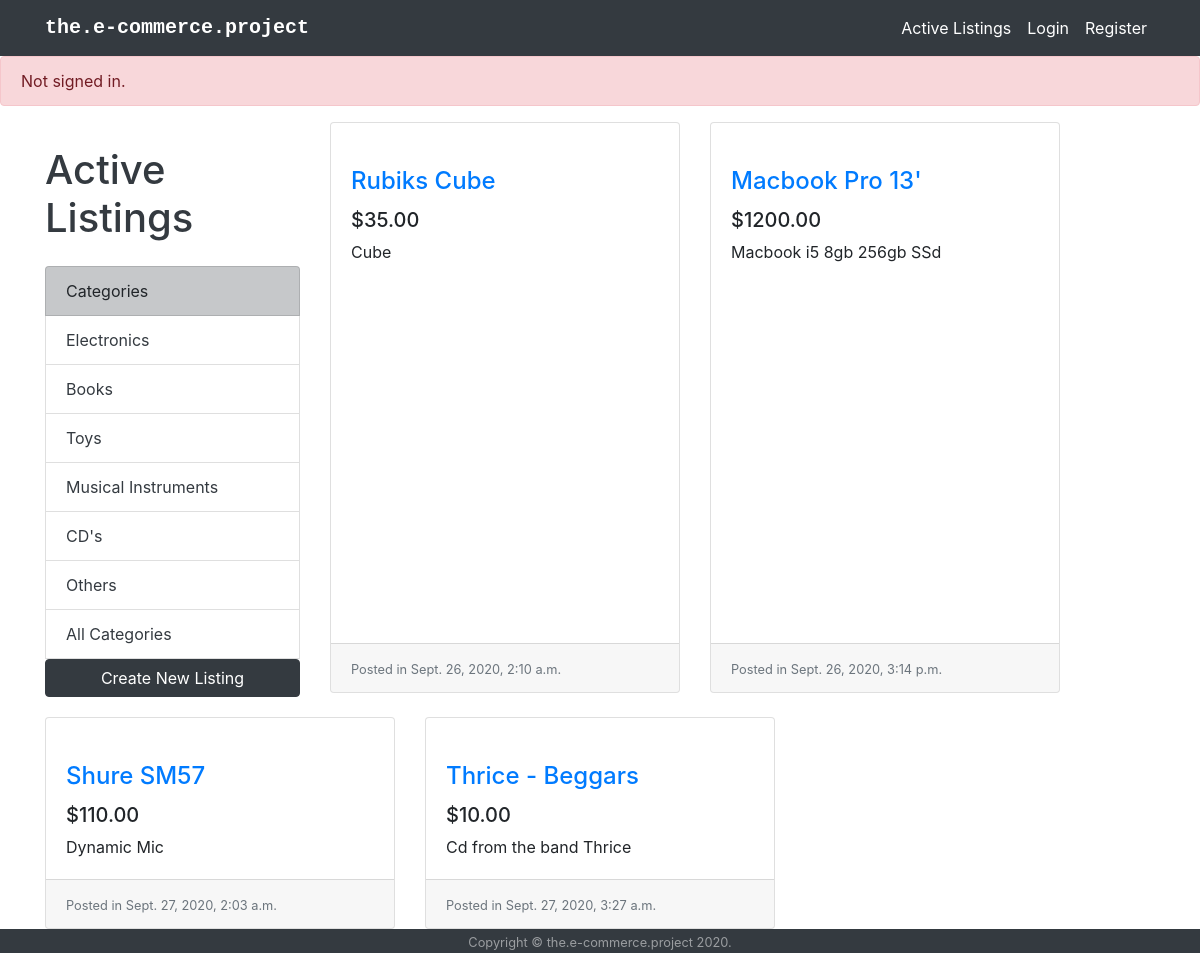
The app's page /, older data.
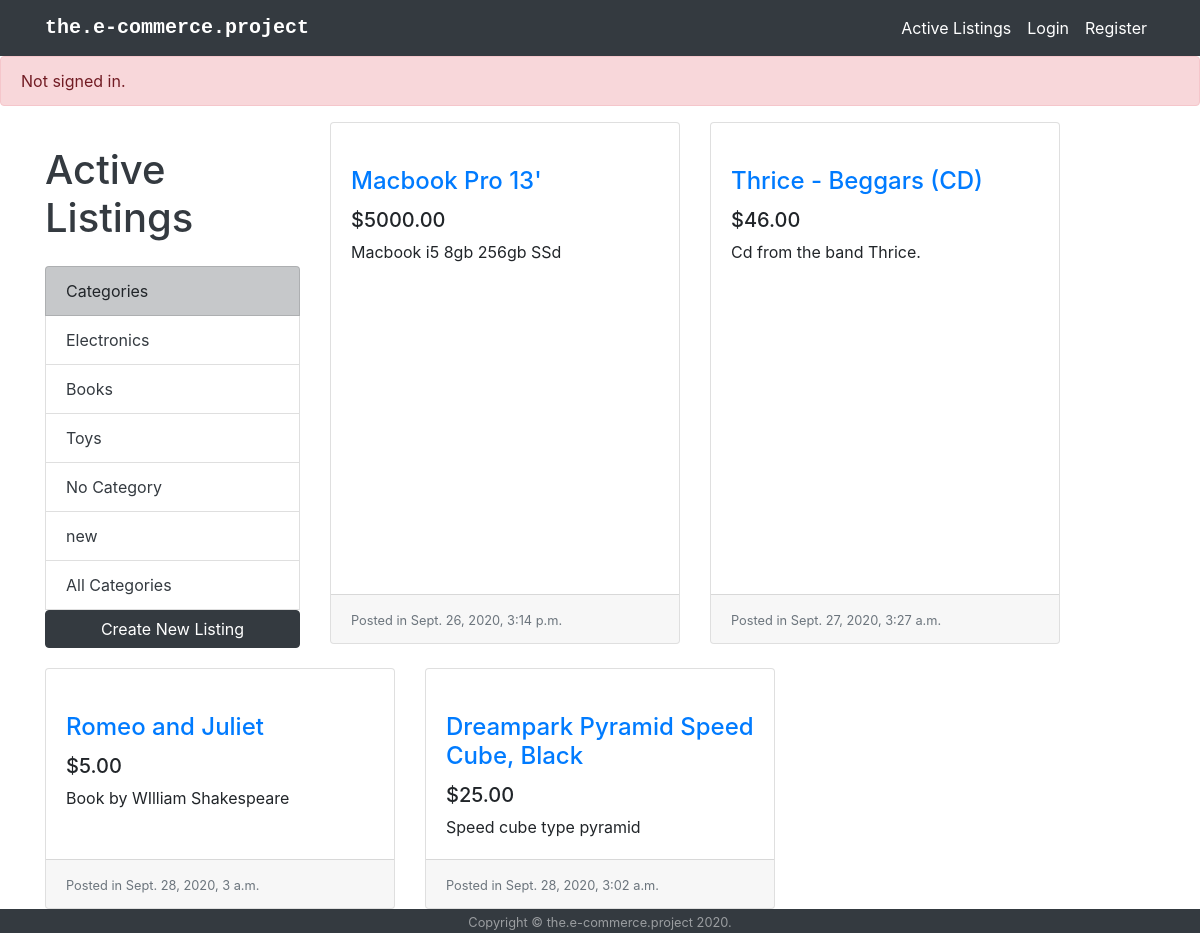
The same page, newer data.
### auctions/models.py (models this page shows, shortened)
class Category(models.Model):
    name = models.CharField(max_length=64)
    description = models.CharField(max_length=128)

class AuctionItem(models.Model):
    name = models.CharField(max_length=64)
    description = models.CharField(max_length=256)
    image = models.URLField(blank=True)
    status = models.BooleanField(blank=True)
    date = models.DateTimeField(auto_now_add=True)
    current_price = models.DecimalField(max_digits=10,decimal_places=2, validators=[MinValueValidator(0.01)])
    owner = models.ForeignKey(User, on_delete=models.CASCADE, related_name="listings", default=None)
    category = models.ForeignKey(Category, on_delete=models.SET(None), null=True,related_name="category")
    watchlist = models.ManyToManyField(User, related_name="watchlist", blank=True)

### auctions/views.py (the view)
# urls.py: path("", views.index, name="index"),
def index(request):
    active_items = AuctionItem.objects.filter(status=True)
    categories = Category.objects.all()
    return render(request, "auctions/index.html", {
        'items' : active_items,
        'categories' : categories
    })

### auctions/templates/auctions/index.html (shortened to what this page needs)
{% extends "auctions/layout.html" %}
{% block body %}
    {% if user.is_authenticated %}
        <div class="alert alert-success" role="alert">
            Signed in as <strong>{{ user.username }}</strong>.
        </div>
    {% else %}
        <div class="alert alert-danger" role="alert">
            Not signed in.
        </div>
    {% endif %}
    <div class="container">
        <div class="row">
            <div class="categories_bar col-lg-3">
                <h1 class="my-4 text-dark">Active Listings</h1>
                <div class="list-group">
                    <a class="list-group-item list-group-item-dark">Categories</a>
                    {% for category in categories %}
                        <a href="{% url 'category' category.name %}" class="list-group-item text-dark">{{category.name}}</a>
                    {% endfor %}
                    <a href="{% url 'index' %}" class="list-group-item text-dark">All Categories</a>
                    <a class="btn btn-dark" href="{% url 'create' %}" role="button">Create New Listing</a>
                </div>
            </div>
                {% for item in items %}
                    <div class="col-lg-4 col-md-6 mb-4">
                        <div class="card h-100">
                            <a href="{% url 'item' item.name %}"><img class="card-img-top" src="{{ item.image }}" alt=""></a>
                            <div class="card-body">
                                <h4 class="card-title">
                                    <a href="{% url 'item' item.name %}"">{{ item.name }}</a>
                                </h4>
                                <h5>${{item.current_price}}</h5>
                                <p class="card-text">{{ item.description }}</p>
                            </div>
                            <div class="card-footer">
                                <small class="text-muted">Posted in {{ item.date }}</small>
                            </div>
                        </div>
                    </div>
                {% endfor %}
        </div>
    </div>
{% endblock %}

Row changes from the older to the newer data that the page shows:
removed Category: name "Musical Instruments"
removed Category: name "CD's"
removed Category: name "Others"
removed AuctionItem: name "Rubiks Cube", current_price "35.00", description "Cube", date "Sept. 26, 2020, 2:10 a.m."
no longer on this page (row edited): AuctionItem: name "Shure SM57", current_price "110.00", description "Dynamic Mic", date "Sept. 27, 2020, 2:03 a.m."
added Category: name "No Category"
added Category: name "new"
changed AuctionItem "Macbook Pro 13'": current_price "1200.00" → "5000.00"
changed AuctionItem: name "Thrice - Beggars" → "Thrice - Beggars (CD)"; current_price "10.00" → "46.00"; description "Cd from the band Thrice" → "Cd from the band Thrice."
added AuctionItem: name "Romeo and Juliet", current_price "5.00", description "Book by WIlliam Shakespeare", date "Sept. 28, 2020, 3 a.m."
added AuctionItem: name "Dreampark Pyramid Speed Cube, Black", current_price "25.00", description "Speed cube type pyramid", date "Sept. 28, 2020, 3:02 a.m."
